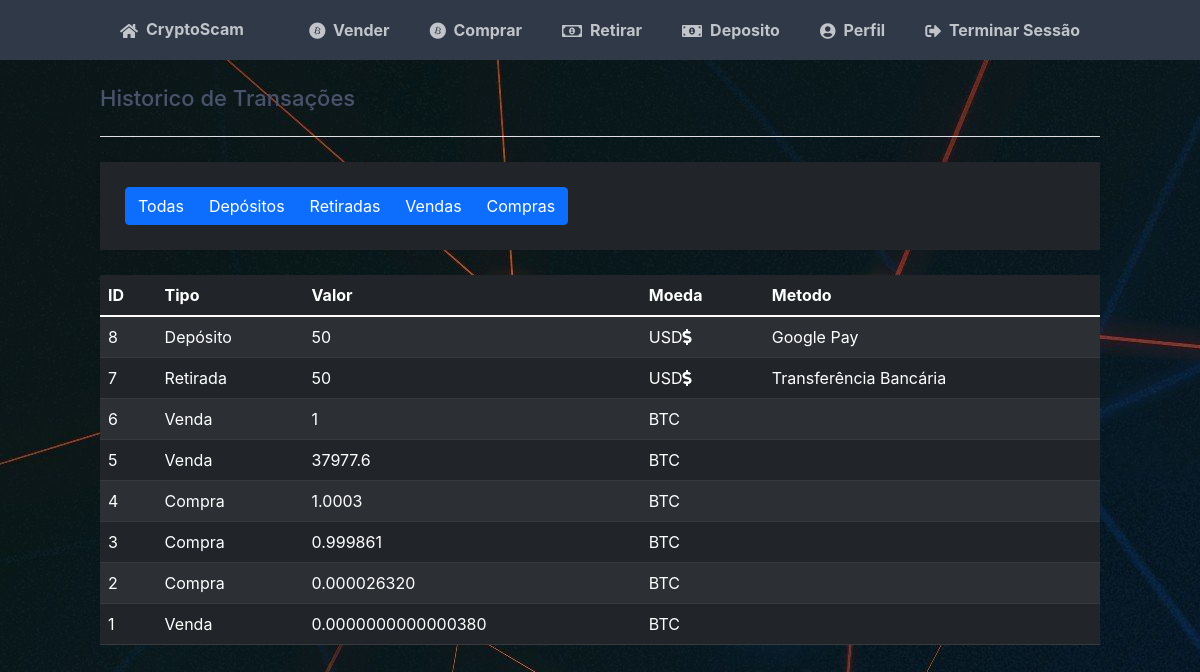
The page /history.php (signed in) on the database its author committed.
### tables this page shows
CREATE TABLE IF NOT EXISTS `transactions` (
  `transaction_id` int(11) NOT NULL AUTO_INCREMENT,
  `userid` int(11) NOT NULL,
  `type` varchar(50) NOT NULL,
  `value` float NOT NULL,
  `coin` int(11) DEFAULT NULL,
  `method` varchar(50) DEFAULT NULL,
  PRIMARY KEY (`transaction_id`) USING BTREE,
  KEY `FK_transactions_accounts` (`userid`),
  KEY `FK_transactions_cryptos` (`coin`),
  CONSTRAINT `FK_transactions_accounts` FOREIGN KEY (`userid`) REFERENCES `accounts` (`id`) ON DELETE NO ACTION ON UPDATE NO ACTION,
  CONSTRAINT `FK_transactions_cryptos` FOREIGN KEY (`coin`) REFERENCES `cryptos` (`id`) ON DELETE NO ACTION ON UPDATE NO ACTION
);

### functions/f2s.php (called while the page is built)
<?php
function f2s(float $f) {
    $s = (string)$f;
    if (!strpos($s,"E")) return $s;
    list($be,$ae)= explode("E",$s);
    $fs = "%.".(string)(strlen(explode(".",$be)[1])+(abs($ae)-1))."f";
    return sprintf($fs,$f);
}
?>

### history.php (the view, shortened to what this page needs)
<!DOCTYPE html>
<html>
	<head>
		<link rel="stylesheet" href="https://use.fontawesome.com/releases/v5.7.1/css/all.css">
		<link rel="stylesheet" href="https://cdnjs.cloudflare.com/ajax/libs/bootstrap/5.1.3/css/bootstrap.min.css" />
		<link href="css/style.css" rel="stylesheet" type="text/css">
	</head>
	<body class="loggedin">
		<nav class="navtop">
			<div>
				<h1><a href="/"><i class="fas fa-home"></i>CryptoScam</a></h1>
				<a href="sell.php"><i class="fab fa-bitcoin"></i></i>Vender</a>
				<a href="buy.php"><i class="fab fa-bitcoin"></i></i>Comprar</a>
				<a href="withdraw.php"><i class="far fa-money-bill-alt"></i>Retirar</a>				<a href="deposit.php"><i class="fas fa-money-bill-alt"></i>Deposito</a>
                <a href="profile.php"><i class="fas fa-user-circle"></i>Perfil</a>
				<a href="logout.php"><i class="fas fa-sign-out-alt"></i>Terminar Sessão</a>
			</div>
		</nav>
		<div class="content">
			<h2>Historico<?php
			if(isset($type)) {
				if($type == "sell") {
					echo " de Vendas";
				} else if($type == "buy") {
					echo " de Compras";
				} else if($type == "withdraw") {
					echo " de Retiradas";
				} else if($type == "deposit") {
					echo " de Depósitos";
				} else {
					echo " de Transações";
				}
			} else {
				echo " de Transações";
			}?></h2>
			<div class="card-text bg-dark text-white">
				<div class="btn-group" role="group">
					<button class="btn btn-primary" onclick="window.location.href='/history.php?type=all'">Todas</button>
					<button class="btn btn-primary" onclick="window.location.href='/history.php?type=deposit'">Depósitos</button>
					<button class="btn btn-primary" onclick="window.location.href='/history.php?type=withdraw'">Retiradas</button>
					<button class="btn btn-primary" onclick="window.location.href='/history.php?type=sell'">Vendas</button>
					<button class="btn btn-primary" onclick="window.location.href='/history.php?type=buy'">Compras</button>
				</div>
			</div>
				<table class="table table-striped table-dark">
					<thead>
						<tr>
						<th scope="col">ID</th>
						<th scope="col">Tipo</th>
						<th scope="col">Valor</th>
						<th scope="col">Moeda</th>
						<th scope="col">Metodo</th>
						</tr>
					</thead>
					<?php
						include_once('db.php');
						include_once('functions/f2s.php');
						$sequle = "SELECT id, shortname FROM cryptos";
						$result = $con->query($sequle);
						$cryptos = array();
						while($row = $result->fetch_assoc()) {
							$cryptos[$row['id']] = $row['shortname'];
						}
						if(isset($type)) {
							if($type == "all") {
								$sql = "SELECT transaction_id, userid, type, value, coin, method FROM transactions WHERE userid = ? ORDER BY transaction_id DESC";
								if($stmt = $con->prepare($sql)) {
									$stmt = $con->prepare($sql);
									$stmt->bind_param('i', $_SESSION['id']);
									$stmt->execute();
									$stmt->bind_result($trid, $userid, $selecttype, $value, $coin, $method);
									while($stmt->fetch()) {
										echo "<tr>";
										echo "<td>".$trid."</td>";
										switch($selecttype) {
											case "sell":
												echo "<td>Venda</td>";
												break;
											case "buy":
												echo "<td>Compra</td>";
												break;
											case "withdraw":
												echo "<td>Retirada</td>";
												break;
											case "deposit":
												echo "<td>Depósito</td>";
												break;
											default:
												echo "<td></td>";
												break;
										}
										echo "<td>".f2s($value)."</td>";
										$none = false;
										foreach($cryptos as $id => $shortname) {
											if($coin == $id) {
												$none = true;
												echo "<td>".$shortname."</td>";
											}
										}
										if(!$none) {
											echo '<td>USD<i class="fas fa-dollar-sign"></i></td>';
										}
										switch($method) {
											case "gpay" : echo "<td>Google Pay</td>"; break;
											case "paypal" : echo "<td>Paypal</td>"; break;
											case "card" : echo "<td>Cartão Visa/Mastercard</td>"; break;
											case "mbway" : echo "<td>MbWay</td>"; break;
											case "bank" : echo "<td>Transferência Bancária</td>"; break;
											default : echo "<td></td>"; break;
										}
										echo "</tr>";
									}
								}
							} else {
								$sql = "SELECT transaction_id, userid, type, value, coin, method FROM transactions WHERE userid = ? AND type = ? ORDER BY transaction_id DESC";
							if($stmt = $con->prepare($sql)) {
								$stmt = $con->prepare($sql);
								$stmt->bind_param('is', $_SESSION['id'], $type);
								$stmt->execute();
								$stmt->bind_result($trid, $userid, $selecttype, $value, $coin, $method);
								while($stmt->fetch()) {
									echo "<tr>";
									echo "<td>".$trid."</td>";
									switch($selecttype) {
										case "sell":
											echo "<td>Venda</td>";
											break;
										case "buy":
											echo "<td>Compra</td>";
											break;
										case "withdraw":
											echo "<td>Retirada</td>";
											break;
										case "deposit":
											echo "<td>Depósito</td>";
											break;
										default:
											echo "<td></td>";
											break;
									}
									echo "<td>".f2s($value)."</td>";
									$none = false;
									foreach($cryptos as $id => $shortname) {
										if($coin == $id) {
											$none = true;
											echo "<td>".$shortname."</td>";
										}
									}
									if(!$none) {
										echo '<td>USD<i class="fas fa-dollar-sign"></i></td>';
									}
									switch($method) {
										case "gpay" : echo "<td>Google Pay</td>"; break;
										case "paypal" : echo "<td>Paypal</td>"; break;
										case "card" : echo "<td>Cartão Visa/Mastercard</td>"; break;
										case "mbway" : echo "<td>MbWay</td>"; break;
										case "bank" : echo "<td>Transferência Bancária</td>"; break;
										default : echo "<td></td>"; break;
									}
									echo "</tr>";
								}
							}
							}
						} else {
							$sql = "SELECT transaction_id, userid, type, value, coin, method FROM transactions WHERE userid = ? ORDER BY transaction_id DESC";
							if($stmt = $con->prepare($sql)) {
								$stmt = $con->prepare($sql);
								$stmt->bind_param('i', $_SESSION['id']);
								$stmt->execute();
								$stmt->bind_result($trid, $userid, $selecttype, $value, $coin, $method);
								while($stmt->fetch()) {
									echo "<tr>";
									echo "<td>".$trid."</td>";
									switch($selecttype) {
										case "sell":
											echo "<td>Venda</td>";
											break;
										case "buy":
											echo "<td>Compra</td>";
											break;
										case "withdraw":
											echo "<td>Retirada</td>";
											break;
										case "deposit":
											echo "<td>Depósito</td>";
											break;
									}
									echo "<td>".f2s($value)."</td>";
									$none = false;
									foreach($cryptos as $id => $shortname) {
										if($coin == $id) {
											$none = true;
											echo "<td>".$shortname."</td>";
										}
									}
									if(!$none) {
										echo '<td>USD<i class="fas fa-dollar-sign"></i></td>';
									}
									switch($method) {
										case "gpay" : echo "<td>Google Pay</td>"; break;
										case "bank" : echo "<td>Transferência Bancária</td>"; break;
										default : echo "<td></td>"; break;
									}
									echo "</tr>";
								}
							}
						}
					?>
				</table>
		</div>
	</body>
</html>

### css/style.css (style rules this page uses)
* { box-sizing: border-box; font-family: -apple-system, BlinkMacSystemFont, "segoe ui", roboto, oxygen, ubuntu, cantarell, "fira sans", "droid sans", "helvetica neue", Arial, sans-serif; font-size: 16px; -webkit-font-smoothing: antialiased; -moz-osx-font-smoothing: grayscale; }
body { background-color: #435165; }
.navtop { background-color: #2f3947; height: 60px; width: 100%; border: 0; }
.navtop div { display: flex; margin: 0 auto; width: 1000px; height: 100%; }
.navtop div h1, .navtop div a { display: inline-flex; align-items: center; }
.navtop div h1 { flex: 1; font-size: 24px; padding: 0; margin: 0; color: #eaebed; font-weight: normal; }
.navtop div a { padding: 0 20px; text-decoration: none; color: #c1c4c8; font-weight: bold; }
.navtop div a i { padding: 2px 8px 0 0; }
body.loggedin { background-color: #f3f4f7; }
.content { width: 1000px; margin: 0 auto; }
.content h2 { margin: 0; padding: 25px 0; font-size: 22px; border-bottom: 1px solid #e0e0e3; color: #4a536e; }
.content > p, .content > div { box-shadow: 0 0 5px 0 rgba(0, 0, 0, 0.1); margin: 25px 0; padding: 25px; background-color: #fff; }
body { background-color: #435165; margin: 0; }
body { background-image: url('/img/back.jpg'); }

### rows shown on the page
transactions: transaction_id "8", type "Depósito", value "50", shows "USD", method "Google Pay"
transactions: transaction_id "7", type "Retirada", value "50", shows "USD", method "Transferência Bancária"
transactions: transaction_id "6", type "Venda", value "1", shortname "BTC"
transactions: transaction_id "5", type "Venda", value "37977.6", shortname "BTC"
transactions: transaction_id "4", type "Compra", value "1.0003", shortname "BTC"
transactions: transaction_id "3", type "Compra", value "0.999861", shortname "BTC"
transactions: transaction_id "2", type "Compra", value "0.000026320", shortname "BTC"
transactions: transaction_id "1", type "Venda", value "0.0000000000000380", shortname "BTC"
